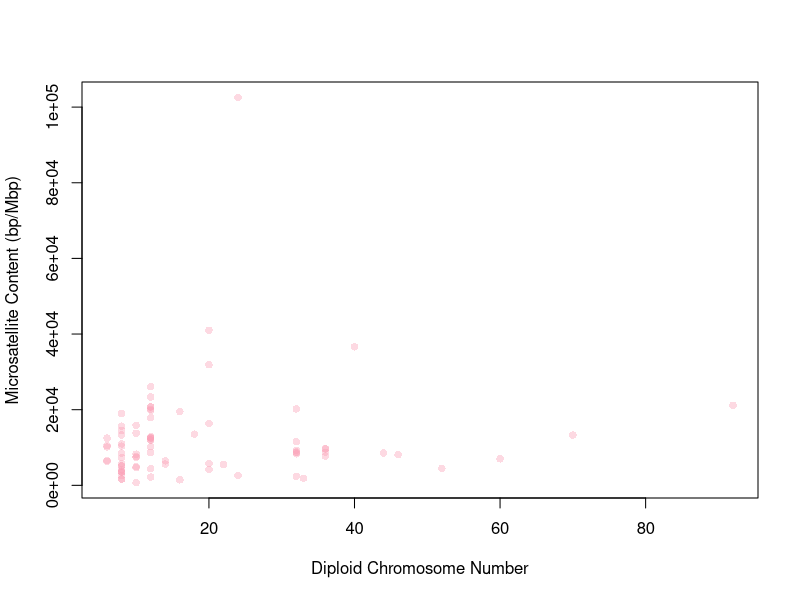

This chart was generated by the following R code:
#read in data
dat.intersect <- read.csv("../../data/dat.intersect.csv")

#store the bp/Mbp microsatellite content
bpMbp <- dat.intersect$all/(dat.intersect$gsz/1000000)

#plot the microsatellite content in bp/Mbp and the diploid chromosome number
plot(bpMbp~dat.intersect$diploid.num,
     xlab = "Diploid Chromosome Number",
     ylab = "Microsatellite Content (bp/Mbp)",
     pch = 16, 
     col = rgb(250, 159, 181, 100,
               maxColorValue = 255))

#export pdf at 4.3" x 4.3"